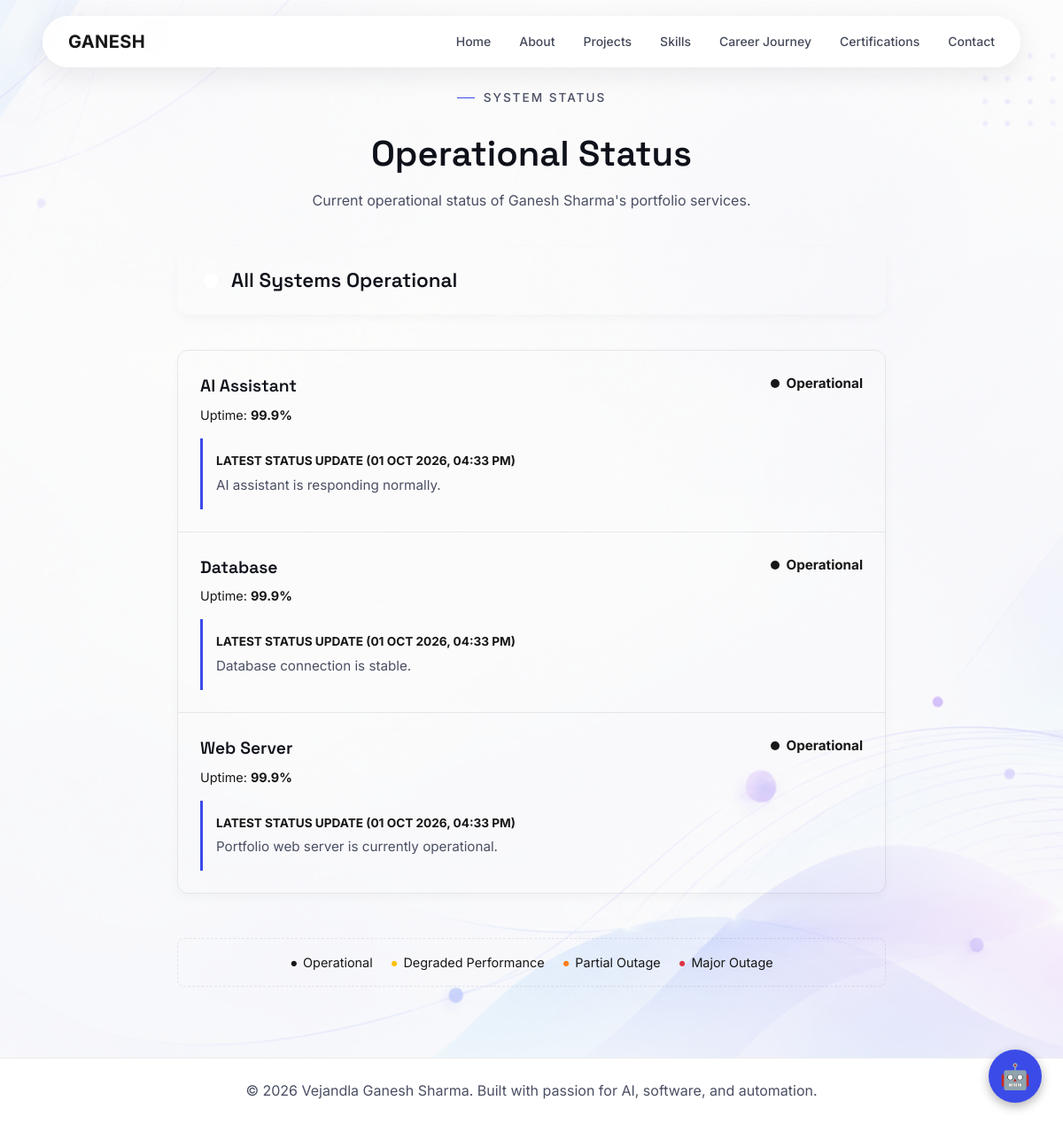
The app's page /status/ with its own data.
### portfolio/models.py (models this page shows, shortened)
class SystemStatus(models.Model):
    STATUS_CHOICES = [
        ("operational", "Operational"),
        ("degraded", "Degraded Performance"),
        ("partial_outage", "Partial Outage"),
        ("major_outage", "Major Outage"),
    ]
    component = models.CharField(max_length=150)
    status = models.CharField(max_length=30, choices=STATUS_CHOICES, default="operational")
    uptime_percentage = models.FloatField(default=99.9, validators=[MinValueValidator(0.0), MaxValueValidator(100.0)])
    last_checked = models.DateTimeField()
    description = models.TextField(blank=True)
    is_active = models.BooleanField(default=True)
    created_at = models.DateTimeField(auto_now_add=True)
    updated_at = models.DateTimeField(auto_now=True)
    class Meta:
        ordering = ["component"]

class Portfolio(models.Model):
 name=models.CharField(max_length=120); headline=models.CharField(max_length=250); summary=models.TextField(); email=models.EmailField(); phone=models.CharField(max_length=40); linkedin=models.URLField(blank=True); github=models.URLField(blank=True); about=models.TextField(); resume=models.FileField(upload_to='resume/', blank=True, null=True); profile_photo=models.ImageField(upload_to='profile/', blank=True, null=True); is_verified=models.BooleanField(default=True); verified_date=models.DateField(blank=True, null=True)

### portfolio/views.py (the view)
# urls.py: path('status/', views.status_page, name='status_page'),
def status_page(request):
    seed()
    return render(request, 'status.html', {
        'components': SystemStatus.objects.filter(is_active=True),
        'overall_status': get_overall_status(),
        'profile': Portfolio.objects.first()
    })

### portfolio/views.py (called while the page is built)
def get_overall_status():
    statuses = SystemStatus.objects.filter(is_active=True).values_list('status', flat=True)
    if not statuses: return {"text": "System status information is currently unavailable.", "color": "var(--text-light)"}
    if "major_outage" in statuses: return {"text": "Major System Outage", "color": "#dc3545"}
    if "partial_outage" in statuses: return {"text": "Partial System Outage", "color": "#fd7e14"}
    if "degraded" in statuses: return {"text": "Some Systems Experiencing Degraded Performance", "color": "#ffc107"}
    return {"text": "All Systems Operational", "color": "var(--success)"}

### templates/status.html
{% extends 'base.html' %}
{% block content %}
<main id="status-page" style="padding-top: 100px; padding-bottom: 80px; background: var(--bg);">
    <div class="container" style="max-width: 800px;">
        <div class="cert-section-header" style="margin-bottom: 40px;">
            <span class="section-label"><span class="accent-line"></span>SYSTEM STATUS</span>
            <h1 style="font-size: 2.5rem; margin-bottom: 0.5rem;">Operational Status</h1>
            <p style="color: var(--text-secondary);">Current operational status of Ganesh Sharma's portfolio services.</p>
        </div>
        <div style="background: {{ overall_status.color|default:'var(--bg-card)' }}; color: white; padding: 20px 30px; border-radius: 12px; margin-bottom: 40px; display: flex; align-items: center; gap: 15px; box-shadow: var(--shadow-sm);">
            <div style="width: 16px; height: 16px; border-radius: 50%; background: white; box-shadow: 0 0 10px rgba(255,255,255,0.5);"></div>
            <h2 style="margin: 0; font-size: 1.4rem;">{{ overall_status.text|default:'System status information is currently unavailable.' }}</h2>
        </div>
        {% if components %}
        <div style="background: var(--bg-card); border: 1px solid var(--border); border-radius: 12px; overflow: hidden; margin-bottom: 50px; box-shadow: var(--shadow-sm);">
            {% for comp in components %}
            <div style="padding: 25px; border-bottom: {% if not forloop.last %}1px solid var(--border){% else %}none{% endif %}; display: flex; flex-direction: column; gap: 15px;">
                <div style="display: flex; justify-content: space-between; align-items: flex-start; flex-wrap: wrap; gap: 15px;">
                    <div>
                        <h3 style="margin: 0 0 5px 0; font-size: 1.2rem; display: flex; align-items: center; gap: 10px;">
                            {{ comp.component }}
                        </h3>
                        <div style="font-size: 0.9rem; color: var(--text-light);">
                            Uptime: <strong>{{ comp.uptime_percentage }}%</strong>
                        </div>
                    </div>
                    <div style="display: flex; align-items: center; gap: 8px; font-weight: bold; font-size: 0.95rem; color: {% if comp.status == 'operational' %}var(--success){% elif comp.status == 'degraded' %}#ffc107{% elif comp.status == 'partial_outage' %}#fd7e14{% else %}#dc3545{% endif %};">
                        <span style="display: inline-block; width: 10px; height: 10px; border-radius: 50%; background: currentColor;"></span>
                        {{ comp.get_status_display }}
                    </div>
                </div>
                {% if comp.description %}
                <div style="background: var(--bg-hover); border-left: 3px solid var(--accent); padding: 15px; border-radius: 0 8px 8px 0;">
                    <strong style="display: block; font-size: 0.85rem; color: var(--text-light); text-transform: uppercase; margin-bottom: 5px;">Latest Status Update ({{ comp.last_checked|date:"d M Y, h:i A" }})</strong>
                    <p style="margin: 0; font-size: 0.95rem; line-height: 1.5; color: var(--text-secondary);">{{ comp.description }}</p>
                </div>
                {% else %}
                <div style="font-size: 0.85rem; color: var(--text-light);">Last checked: {{ comp.last_checked|date:"d M Y, h:i A" }}</div>
                {% endif %}
            </div>
            {% endfor %}
        </div>
        <div style="font-size: 0.9rem; color: var(--text-light); display: flex; gap: 20px; flex-wrap: wrap; justify-content: center; background: var(--bg-card); padding: 15px; border-radius: 8px; border: 1px dashed var(--border);">
            <div style="display: flex; align-items: center; gap: 6px;"><span style="color: var(--success);">●</span> Operational</div>
            <div style="display: flex; align-items: center; gap: 6px;"><span style="color: #ffc107;">●</span> Degraded Performance</div>
            <div style="display: flex; align-items: center; gap: 6px;"><span style="color: #fd7e14;">●</span> Partial Outage</div>
            <div style="display: flex; align-items: center; gap: 6px;"><span style="color: #dc3545;">●</span> Major Outage</div>
        </div>
        {% else %}
        <div style="text-align: center; padding: 60px 20px; background: var(--bg-card); border-radius: 12px; border: 1px dashed var(--border);">
            <p style="color: var(--text-light); margin: 0;">No components are currently being monitored.</p>
        </div>
        {% endif %}
    </div>
</main>
{% endblock %}

### templates/base.html (shortened to what this page needs)
{% load static %}
<!DOCTYPE html>
<html lang="en">
<head>
    <link rel="stylesheet" href="{% static 'css/portfolio.css' %}?v=9">
</head>
<body>
    <div class="site-background"></div>
    <div class="site-content">
        {% block navbar %}
        <nav class="portfolio-navbar" id="mainNavbar">
            <div class="navbar-inner">
                <a class="navbar-logo" href="#home">GANESH</a>
                <div class="navbar-links navlinks">
                    <a href="#home" data-nav="home">Home</a>
                    <a href="#about">About</a>
                    <a href="#projects" data-nav="projects">Projects</a>
                    <a href="#skills">Skills</a>
                    <a href="#career-timeline">Career Journey</a>
                    <a href="#certifications">Certifications</a>
                    <a href="#contact">Contact</a>
                </div>
            </div>
        </nav>
        {% endblock %}
        {% block content %}{% endblock %}
        {% block footer %}
        <footer class="footer" style="background: #ffffff; padding: 24px 0; text-align: center; border-top: 1px solid rgba(0,0,0,0.08); position: relative; z-index: 10;">
            <p style="margin: 0; color: #4a4f63;">© 2026 {{ profile.name|default:"Vejandla Ganesh Sharma" }}. Built with passion for AI, software, and automation.</p>
        </footer>
        {% endblock %}
    </div>
    <button id="ai-chat-btn" class="ai-chat-toggle" onclick="openAIChat()" title="Ask Ganesh AI" aria-label="Ask Ganesh AI">
        🤖
    </button>
</body>
</html>

### records on screen
SystemStatus: component "AI Assistant", uptime_percentage "99.9", status "Operational", last_checked "01 OCT 2026, 04:33 PM", description "AI assistant is responding normally."
SystemStatus: component "Database", uptime_percentage "99.9", status "Operational", last_checked "01 OCT 2026, 04:33 PM", description "Database connection is stable."
SystemStatus: component "Web Server", uptime_percentage "99.9", status "Operational", last_checked "01 OCT 2026, 04:33 PM", description "Portfolio web server is currently operational."
Portfolio: name "Vejandla Ganesh Sharma"
